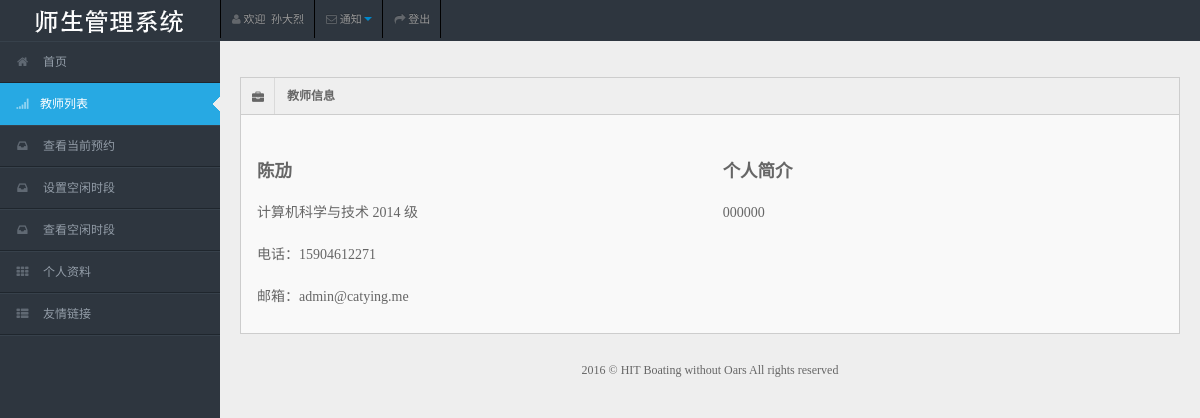
Screenshot of /appointment/detail/1 (signed in) with the database file from the repository.
### authentication/models.py (models this page shows, shortened)
class MyUser(models.Model):
    user = models.OneToOneField(User)
    name = models.CharField(max_length=64)
    identity = models.IntegerField(default=1)

class StudentInfo(models.Model):
    student_id = models.CharField(max_length=16, blank=True)
    e_mail = models.EmailField(blank=True)
    cellphone = models.CharField(max_length=64, blank=True)
    cell_private = models.BooleanField(default=False, blank=True)
    college = models.CharField(max_length=64, blank=True)
    grade = models.IntegerField(blank=True, null=True)
    description = models.TextField(blank=True)
    myuser = models.OneToOneField(MyUser)

### appointment/views.py (the view)
# urls.py: url(r'^detail/(?P<pk>[0-9]+)', views.MyUserDetailView.as_view(), name='myuser-detail'),
class MyUserDetailView(LoginRequiredMixin, FrontMixin, DetailView):
    model = MyUser
    context_object_name = 'theuser'
    template_name = 'appointment/detail.html'
    login_url = reverse_lazy('login')
    def get_context_data(self, **kwargs):
        context = super(MyUserDetailView, self).get_context_data(**kwargs)
        context['active'] = 'list'
        return context

### authentication/mixin.py (called while the page is built)
    def get_context_data(self, **kwargs):
        context = super(AuthMixin, self).get_context_data(**kwargs)
        if self.request.user.is_authenticated():
            myuser = self.request.user.myuser
            context['myuser'] = myuser
        return context

### link/mixin.py (called while the page is built)
    def get_context_data(self, **kwargs):
        context = super(LinkMixin, self).get_context_data(**kwargs)
        context['link_list'] = Link.objects.all()
        return context

### notification/mixin.py (called while the page is built)
    def get_context_data(self, **kwargs):
        context = super(NotificationMixin, self).get_context_data(**kwargs)
        context['noti_num'] = self.request.user.myuser.studentnotificationsonteacher.unread_count + self.request.user.myuser.studentnotificationonappointment.unread_count
        context['tea_num'] = self.request.user.myuser.studentnotificationsonteacher.unread_count
        context['app_num'] = self.request.user.myuser.studentnotificationonappointment.unread_count
        return context

### website/mixin.py (called while the page is built)
    def get_context_data(self, **kwargs):
        return super(FrontMixin, self).get_context_data(**kwargs)

### templates/appointment/detail.html (shortened to what this page needs)
{% extends 'website/base.html' %}
{% load staticfiles %}
{% block content %}
    <div class="container-fluid">
        <div class="row-fluid">
            <div class="span12">
                <div class="widget-box">
                    <div class="widget-title"><span class="icon"> <i class="icon-briefcase"></i> </span>
                        <h5>教师信息</h5>
                    </div>
                    {% if theuser.identity == 1 %}
                        <div class="widget-content">
                            <div class="row-fluid">
                                <div class="span6">
                                    <table class="">
                                        <tbody>
                                        <tr>
                                            <td><h4>{{ theuser.name }}</h4></td>
                                        </tr>
                                        <tr>
                                            <td>
                                                <h5 style="font-weight: 400;">{{ theuser.studentinfo.college }}&nbsp;{{ theuser.studentinfo.grade }}
                                                    级</h5></td>
                                        </tr>
                                        <tr>
                                            <td><h5 style="font-weight: 400;">
                                                电话：{{ theuser.studentinfo.cellphone }}</h5>
                                            </td>
                                        </tr>
                                        <tr>
                                            <td><h5 style="font-weight: 400;">邮箱：{{ theuser.studentinfo.e_mail }}</h5>
                                            </td>
                                        </tr>
                                        </tbody>
                                    </table>
                                </div>
                                <div class="span6">
                                    <table class="">
                                        <tbody>
                                        <tr>
                                            <td><h4>个人简介</h4></td>
                                        </tr>
                                        <tr>
                                            <td><h5 style="font-weight: 400;">{{ theuser.studentinfo.description }}</h5>
                                            </td>
                                        </tr>
                                        </tbody>
                                    </table>
                                </div>
                            </div>
                        </div>
                    {% endif %}
                </div>
            </div>
        </div>
    </div>
{% endblock %}

### templates/website/base.html (shortened to what this page needs)
{% load staticfiles %}
<!DOCTYPE html>
<html lang="zh-CN">
<head>
    <link rel="stylesheet" href="{% static 'css/bootstrap.min.css' %}"/>
    <link rel="stylesheet" href="{% static 'css/bootstrap-responsive.min.css' %}"/>
    <link rel="stylesheet" href="{% static 'css/fullcalendar.css' %}"/>
    <link rel="stylesheet" href="{% static 'css/matrix-style.css' %}"/>
    <link rel="stylesheet" href="{% static 'css/matrix-media.css' %}"/>
    <link href="{% static 'font-awesome/css/font-awesome.css' %}" rel="stylesheet"/>
    <link rel="stylesheet" href="{% static 'css/jquery.gritter.css' %}"/>
    <link href="{% static 'css/google.css' %}" rel='stylesheet' type='text/css'>
</head>
<body>
<div id="header">
    <h1><a href="#" style="background: url({% static 'img/logo.png' %}) no-repeat scroll 0 0 transparent;">教师管理系统</a>
    </h1>
</div>
<div id="user-nav" class="navbar navbar-inverse">
    <ul class="nav">
        <li class="" id="profile-messages"><a title="" href="{% url 'detail' %}"><i
                class="icon icon-user"></i> <span class="text">欢迎 &nbsp;{{ myuser.name }}</span></a>
        </li>
        <li class="" id="menu-messages"><a href="#" data-toggle="dropdown" data-target="#menu-messages"
                                           class="dropdown-toggle"><i class="icon icon-envelope"></i> <span
                class="text">通知</span>  <b class="caret"></b></a>
        </li>
        <li class=""><a href="{% url 'logout' %}"><i class="icon icon-share-alt"></i> <span
                class="text">登出</span></a>
        </li>
    </ul>
</div>
<div id="sidebar"><a href="#" class="visible-phone"> Dashboard</a>
    <ul>
        <li id="index"><a href="{% url 'index' %}"><i class="icon icon-home"></i> <span>首页</span></a></li>
        <li id="list"><a href="{% url 'list' %}"><i class="icon icon-signal"></i><span>教师列表</span></a></li>
        {% if myuser.identity == 1 %}
            <li id="appointment"><a href="{% url 'stu-list' %}"><i class="icon icon-inbox"></i> <span>查看当前预约</span></a>
            </li>
        {% else %}
            <li id="appointment"><a href="{% url 'tea-list' %}"><i class="icon icon-inbox"></i> <span>查看当前预约</span></a></li>
            <li id="time"><a href="{% url 'time' %}"><i class="icon icon-inbox"></i> <span>设置空闲时段</span></a></li>
            <li id="admin-time"><a href="{% url 'admin_time' %}"><i class="icon icon-inbox"></i> <span>查看空闲时段</span></a></li>
        {% endif %}
        <li id="detail"><a href="{% url 'detail' %}"><i class="icon icon-th"></i> <span>个人资料</span></a></li>
        <li class="submenu"><a href="#"><i class="icon icon-th-list"></i> <span>友情链接</span></a>
        </li>
    </ul>
</div>
<div id="content">
    {% block content %}
    {% endblock %}
    <div class="row-fluid">
        <div id="footer" class="span12"> 2016 &copy; HIT Boating without Oars All rights reserved</div>
    </div>
</div>
</body>
</html>

### website/static/css/matrix-style.css (style rules this page uses)
* { outline:none !important; -moz-outline: none !important; font-family: "Microsoft YaHei UI"; }
html, body { height:100% }
body { overflow-x: hidden; margin-top: -10px; font-family: 'Open Sans', sans-serif; font-size:12px; color:#666; }
a { color:#666; }
#footer { padding:10px; text-align:center; }
#header { position: relative; width: 100%; z-index: -9; }
#header h1 { height: 31px; left: 20px; line-height: 600px; overflow: hidden; position: relative; top: 10px; width: 191px; }
#header h1 a { display: block; }
#user-nav { position: absolute; left: 220px; top:0px; z-index: 20; margin: 0; }
#user-nav > ul { margin: 0; padding: 0; list-style: none; border-right: 1px solid #2e363f;border-left: 1px solid #000; }
#user-nav > ul > li { float: left; list-style-type: none; margin: 0; position: relative; padding: 0; border-left: 1px solid #2e363f; border-right: 1px solid #000; }
#user-nav > ul > li > a { padding:9px 10px; display: block; font-size: 11px; }
#user-nav > ul > li > a > i, #sidebar li a i { opacity: .5; margin-top: 2px; }
#sidebar { display: block; float: left; position: relative; width: 220px; z-index: 16; }
#sidebar > ul { list-style: none; margin: 0px 0 0; padding: 0; position: absolute; width: 220px; }
#sidebar > ul > li { display: block; position: relative; }
#sidebar > ul > li > a { padding: 10px 0 10px 15px; display: block; color: #939da8; }
#sidebar > ul > li > a > i { margin-right: 10px; }
#sidebar > ul > li.active > a { background: url("../img/menu-active.png") no-repeat scroll right center transparent !important; text-decoration:none; }
#content { background: none repeat scroll 0 0 #eeeeee; margin-left: 220px; margin-right: 0; padding-bottom: 25px; position: relative; min-height:100%; width: auto; }
.container-fluid .row-fluid:first-child { margin-top: 20px; }
.widget-box { background: none repeat scroll 0 0 #F9F9F9; border-left: 1px solid #CDCDCD; border-top: 1px solid #CDCDCD; border-right: 1px solid #CDCDCD; clear: both; margin-top: 16px; margin-bottom: 16px; position: relative; }
.widget-title, .modal-header, .table th, div.dataTables_wrapper .ui-widget-header { background:#efefef; border-bottom: 1px solid #CDCDCD; height: 36px; }
.widget-title span.icon { padding: 9px 10px 7px 11px; float: left; border-right:1px solid #dadada; }
.widget-title h5 { color: #666; float: left; font-size: 12px; font-weight: bold; padding: 12px; line-height: 12px; margin: 0; }
.widget-content { padding:15px; border-bottom: 1px solid #cdcdcd; }

### website/static/css/matrix-media.css (style rules this page uses)
body { background:#2E363F; }
#header { margin-top:10px; }
#sidebar > ul { border-bottom: 1px solid #37414b }
#sidebar > ul > li { border-top: 1px solid #37414b; border-bottom: 1px solid #1f262d; }
#sidebar > ul > li.active { background-color: #27a9e3; border-bottom: 1px solid #27a9e3; border-top: 1px solid #27a9e3; }
#sidebar > ul > li.active a { color:#fff; text-decoration:none; }

### rows the page displays
MyUser: name "孙大烈"
MyUser: name "陈劢", studentinfo.college "计算机科学与技术", studentinfo.grade "2014", studentinfo.cellphone "15904612271", studentinfo.e_mail "admin@catying.me", studentinfo.description "000000"
